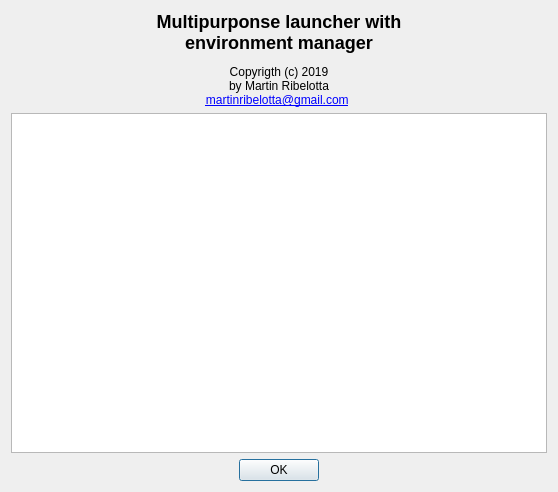
<?xml version="1.0" encoding="UTF-8"?>
<ui version="4.0">
 <class>AboutDialog</class>
 <widget class="QDialog" name="AboutDialog">
  <property name="geometry">
   <rect>
    <x>0</x>
    <y>0</y>
    <width>558</width>
    <height>492</height>
   </rect>
  </property>
  <property name="windowTitle">
   <string>Dialog</string>
  </property>
  <layout class="QVBoxLayout" name="verticalLayout">
   <item>
    <widget class="QLabel" name="label">
     <property name="text">
      <string>&lt;center&gt;
&lt;h2&gt;Multipurponse launcher with&lt;br&gt;
environment manager&lt;/h2&gt;&lt;p&gt;
Copyrigth (c) 2019&lt;br&gt;
by Martin Ribelotta&lt;br&gt;
&lt;a href=&quot;mailto:martinribelotta@gmail.com&quot;&gt;martinribelotta@gmail.com&lt;/a&gt;
&lt;/center&gt;</string>
     </property>
    </widget>
   </item>
   <item>
    <widget class="QPlainTextEdit" name="plainTextEdit">
     <property name="readOnly">
      <bool>true</bool>
     </property>
    </widget>
   </item>
   <item>
    <widget class="QDialogButtonBox" name="buttonBox">
     <property name="orientation">
      <enum>Qt::Horizontal</enum>
     </property>
     <property name="standardButtons">
      <set>QDialogButtonBox::Ok</set>
     </property>
     <property name="centerButtons">
      <bool>true</bool>
     </property>
    </widget>
   </item>
  </layout>
 </widget>
 <resources/>
 <connections>
  <connection>
   <sender>buttonBox</sender>
   <signal>accepted()</signal>
   <receiver>AboutDialog</receiver>
   <slot>accept()</slot>
   <hints>
    <hint type="sourcelabel">
     <x>248</x>
     <y>254</y>
    </hint>
    <hint type="destinationlabel">
     <x>157</x>
     <y>274</y>
    </hint>
   </hints>
  </connection>
  <connection>
   <sender>buttonBox</sender>
   <signal>rejected()</signal>
   <receiver>AboutDialog</receiver>
   <slot>reject()</slot>
   <hints>
    <hint type="sourcelabel">
     <x>316</x>
     <y>260</y>
    </hint>
    <hint type="destinationlabel">
     <x>286</x>
     <y>274</y>
    </hint>
   </hints>
  </connection>
 </connections>
</ui>
